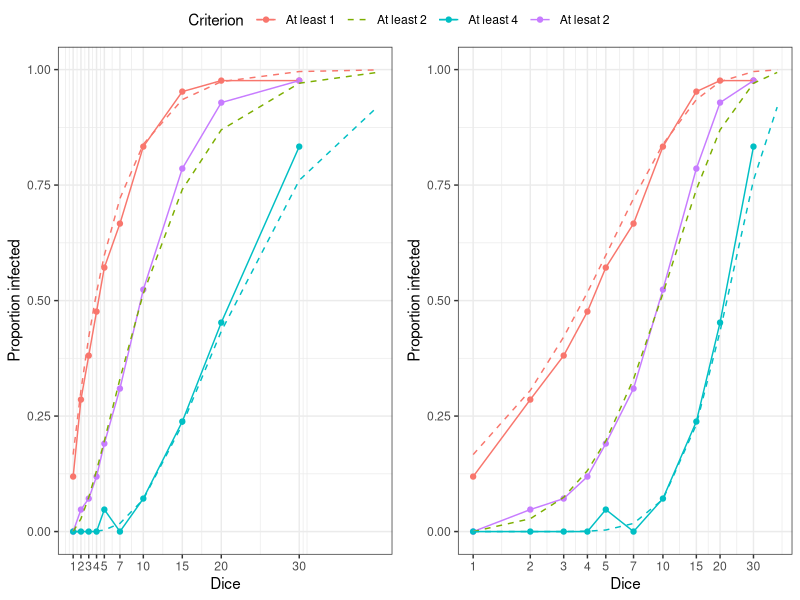

Recreate this plot in R.
## ---- chunk 1
library(tufte)
# invalidate cache when the tufte version changes
knitr::opts_chunk$set(tidy = FALSE, 
                      message = FALSE, 
                      warning = FALSE,
                      echo = FALSE,
                      cache.extra = packageVersion('tufte'))
options(htmltools.dir.version = FALSE)
## ---- chunk 2
 library(tidyverse)
# library(scales) # for prettier axis labels
# library(simecol) # for running model 
theme_set(theme_bw())
library(ggpubr)
## ---- chunk 3
# Theoretical values given the dice rules
theory <- tibble(
  Dice= c(1:5, 7,10,15,20,30,40),
  `At least 1` = 1-pbinom(0, size=c(1:5, 7,10,15,20,30,40), prob=1/6),
  `At least 2` = 1-pbinom(1, size=c(1:5, 7,10,15,20,30,40), prob=1/6),
  `At least 4` = 1-pbinom(3, size=c(1:5, 7,10,15,20,30,40), prob=1/6)
) %>% 
  pivot_longer(-Dice, names_to = "Criterion", values_to = "Probability")

# Actual data from class in 2024
N <- 42
real <- read_csv("DiceResponse_2025.csv") 
real %>% 
  pivot_wider(names_from = Criterion, values_from = Infected) %>% 
  knitr::kable()
## ---- chunk 4
linear <- 
ggplot(real, aes(x=Dice, y=Infected/N, color = Criterion)) + 
  geom_point() + geom_line() +
  geom_line(data=theory, aes(y=Probability), linetype=2) + 
  scale_x_continuous(breaks = unique(real$Dice)) + 
  scale_y_continuous("Proportion infected")

logarithmic <- 
  ggplot(real, aes(x=Dice, y=Infected/N, color = Criterion)) + 
  geom_point() + geom_line() +
  geom_line(data=theory, aes(y=Probability), linetype=2) + 
  scale_x_log10(breaks = unique(real$Dice)) + 
  scale_y_continuous("Proportion infected")

ggarrange(linear, logarithmic, ncol = 2, nrow=1, common.legend = T)
